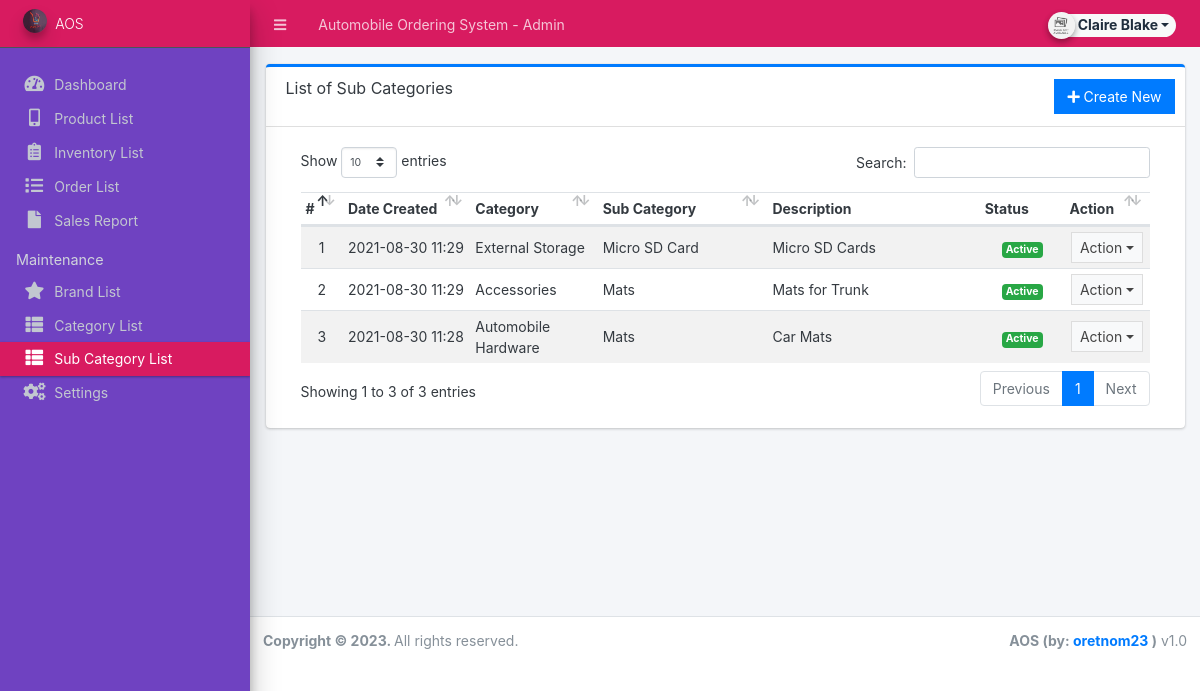
Page /admin/?page=maintenance/sub_category (signed in) on the committed database.
### tables this page shows
CREATE TABLE `sub_categories` (
  `id` int(30) NOT NULL,
  `parent_id` int(30) NOT NULL,
  `sub_category` varchar(250) NOT NULL,
  `description` text NOT NULL,
  `status` tinyint(1) NOT NULL DEFAULT 1,
  `date_created` datetime NOT NULL DEFAULT current_timestamp()
);

CREATE TABLE `categories` (
  `id` int(30) NOT NULL,
  `category` varchar(250) NOT NULL,
  `description` text DEFAULT NULL,
  `status` tinyint(1) NOT NULL DEFAULT 1,
  `date_created` datetime NOT NULL DEFAULT current_timestamp()
);

### admin/maintenance/sub_category.php (the view, shortened to what this page needs)
<div class="card card-outline card-primary">
	<div class="card-header">
		<h3 class="card-title">List of Sub Categories</h3>
		<div class="card-tools">
			<a href="javascript:void(0)" id="create_new" class="btn btn-flat btn-primary"><span class="fas fa-plus"></span>  Create New</a>
		</div>
	</div>
	<div class="card-body">
		<div class="container-fluid">
        <div class="container-fluid">
			<table class="table table-hover table-striped">
				<colgroup>
					<col width="5%">
					<col width="15%">
					<col width="15%">
					<col width="20%">
					<col width="25%">
					<col width="10%">
					<col width="10%">
				</colgroup>
				<thead>
					<tr>
						<th>#</th>
						<th>Date Created</th>
						<th>Category</th>
						<th>Sub Category</th>
						<th>Description</th>
						<th>Status</th>
						<th>Action</th>
					</tr>
				</thead>
				<tbody>
					<?php
					$i = 1;
						$qry = $conn->query("SELECT s.*,c.category from `sub_categories` s inner join `categories` c on c.id = s.parent_id order by unix_timestamp(s.date_created) desc ");
						while($row = $qry->fetch_assoc()):
                            $row['description'] = strip_tags(stripslashes(html_entity_decode($row['description'])));
					?>
						<tr>
							<td class="text-center"><?php echo $i++; ?></td>
							<td><?php echo date("Y-m-d H:i",strtotime($row['date_created'])) ?></td>
							<td><?php echo $row['category'] ?></td>
							<td><?php echo $row['sub_category'] ?></td>
							<td ><p class="truncate-1 m-0"><?php echo $row['description'] ?></p></td>
							<td class="text-center">
                                <?php if($row['status'] == 1): ?>
                                    <span class="badge badge-success">Active</span>
                                <?php else: ?>
                                    <span class="badge badge-danger">Inactive</span>
                                <?php endif; ?>
                            </td>
							<td align="center">
								 <button type="button" class="btn btn-flat btn-default btn-sm dropdown-toggle dropdown-icon" data-toggle="dropdown">
				                  		Action
				                  </button>
							</td>
						</tr>
					<?php endwhile; ?>
				</tbody>
			</table>
		</div>
		</div>
	</div>
</div>

### rows in the picture
sub_categories: date_created "2021-08-30 11:29", categories.category "External Storage", sub_category "Micro SD Card", description "Micro SD Cards", status "Active"
sub_categories: date_created "2021-08-30 11:29", categories.category "Accessories", sub_category "Mats", description "Mats for Trunk", status "Active"
sub_categories: date_created "2021-08-30 11:28", categories.category "Automobile Hardware", sub_category "Mats", description "Car Mats", status "Active"

### other values in the picture
$_settings->info('name') "Automobile Ordering System"
$_settings->userdata('firstname').' '.$_settings->userdata('lastname') "Claire Blake"
$_settings->info('short_name') "AOS"
